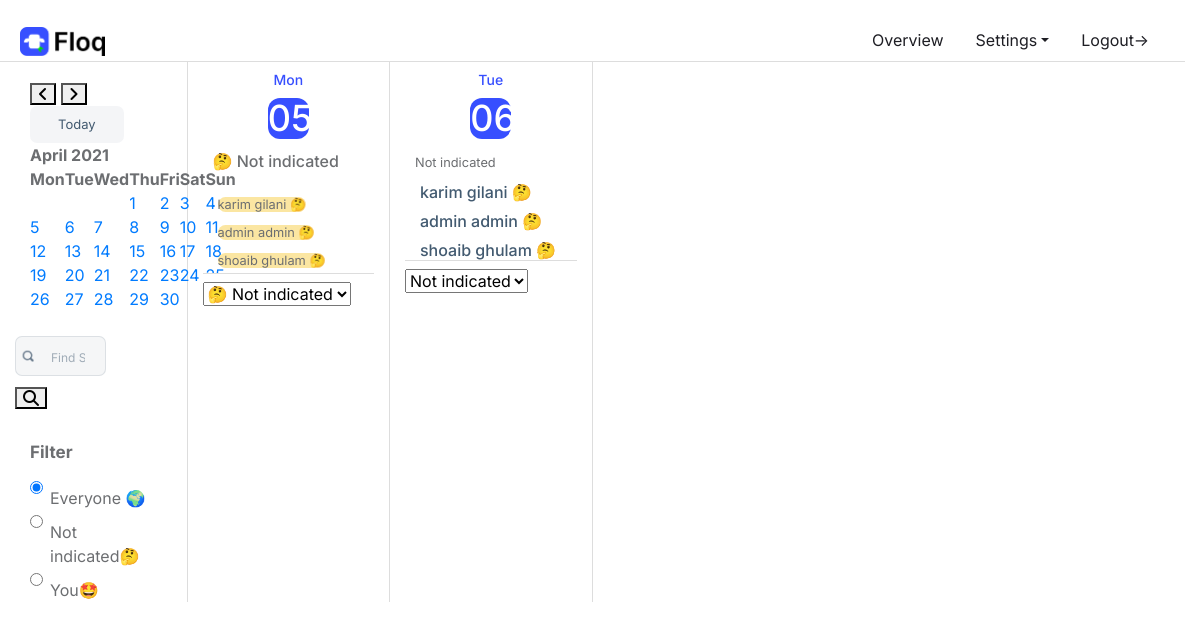
The app's page /overview/ (signed in) with its own data.
### users/models.py (models this page shows, shortened)
class Account(AbstractBaseUser):
	email 					= models.EmailField(verbose_name="email", max_length=60, unique=True)
	first_name				= models.CharField(verbose_name="first_name", max_length=40)
	last_name 				= models.CharField(verbose_name="last_name", max_length=40)
	full_name 				= models.CharField(verbose_name="full_name", max_length=80)
	organization			= models.ForeignKey(Organization, on_delete=models.CASCADE, null=True)
	date_joined				= models.DateTimeField(verbose_name='date joined', auto_now_add=True)
	last_login				= models.DateTimeField(verbose_name='last login', auto_now=True)
	is_admin				= models.BooleanField(default=False)
	is_active				= models.BooleanField(default=True)
	is_staff				= models.BooleanField(default=False)
	is_superuser			= models.BooleanField(default=False)
	USERNAME_FIELD = "email"
	REQUIRED_FIELDS = ["first_name", "last_name",]
	objects = MyAccountManager()

### overview/views.py (the view, shortened to what this page needs)
# urls.py: path('overview/', overview_view, name='overview'),
@login_required
def overview_view(request, year=datetime.now().year, month=datetime.now().month, day=datetime.now().day):
    context = {}
    context['year'] = year
    context['month'] = month
    context['day'] = day
    day1 = datetime(year, month, day)
    context['day1'] = day1.replace(hour=0, minute=0, second=0, microsecond=0, tzinfo=pytz.utc)
    context['day2'] = day1 + timedelta(days=1)
    context['day3'] = day1 + timedelta(days=2)
    context['day4'] = day1 + timedelta(days=3)
    context['day5'] = day1 + timedelta(days=4)
    last_day_current_month = context['day1'].replace(day=1)
    lastMonth = last_day_current_month - timedelta(days=1)
    context['lastMonth'] = lastMonth
    nextMonth = lastMonth + timedelta(days=32)
    context['nextMonth'] = nextMonth.replace(day=1)
    context['today'] = datetime.today()
    context['calendar']  = CustomHTMLCalender().formatmonth(year, month)
    if request.method == 'GET':
        if 'term' in request.GET:
            query_set_full_names = Account.objects.filter(organization_id=request.user.organization_id).filter(
                full_name__icontains=request.GET.get('term'))
            full_names = []
            for full_name in query_set_full_names:
                full_names.append(full_name.full_name)
            return JsonResponse(full_names, safe=False)
        else:
            context['bookings1'] = Booking.objects.filter(
                Q(organization_id=request.user.organization_id) & Q(booking_time__exact=context['day1']))
            context['bookings2'] = Booking.objects.filter(
                Q(organization_id=request.user.organization_id) & Q(booking_time__exact=context['day2']))
            context['bookings3'] = Booking.objects.filter(
                Q(organization_id=request.user.organization_id) & Q(booking_time__exact=context['day3']))
            context['bookings4'] = Booking.objects.filter(
                Q(organization_id=request.user.organization_id) & Q(booking_time__exact=context['day4']))
            context['bookings5'] = Booking.objects.filter(
                Q(organization_id=request.user.organization_id) & Q(booking_time__exact=context['day5']))
            context['offices'] = Office.objects.filter(organization_id__exact=request.user.organization_id)
            all_accounts = Account.objects.filter(organization_id=request.user.organization_id)
            context['non_bookings1'] = all_accounts.exclude(id__in=context['bookings1'].values('account_id'))
            context['non_bookings2'] = all_accounts.exclude(id__in=context['bookings2'].values('account_id'))
            all_locations = Office.objects.filter(organization_id=request.user.organization_id)
            current_location1 = Booking.objects.filter(account_id=request.user.id).filter(
                booking_time__exact=context['day1'])
            if not current_location1:
                context['current_location1'] = {'not_indicated': 'Not indicated'}
                context['other_locations1'] = all_locations
            else:
                context['other_locations1'] = all_locations.exclude(
                    id=current_location1.values('office_id')[0]['office_id'])
                context['current_location1'] = Office.objects.filter(
                    id=current_location1.values('office_id')[0]['office_id'])
            spots_with_bookings1 = Booking.objects.filter(organization_id=request.user.organization_id).filter(booking_time__exact=context['day1']).values('office_id', 'office__office_capacity', 'office__office_name')
            spots_with_bookings1 = spots_with_bookings1.annotate(office_bookings1=Count('office_id'))
            context['spots_with_bookings1'] = spots_with_bookings1.annotate(remaining_spots=F('office__office_capacity') - F('office_bookings1'))
            context['spots_without_bookings1'] = Office.objects.filter(organization_id=request.user.organization_id).exclude(id__in=context['spots_with_bookings1'].values('office_id'))
            print(context['spots_with_bookings1'])
            print(context['spots_without_bookings1'].values())
            current_location2 = Booking.objects.filter(account_id=request.user.id).filter(
                booking_time__exact=context['day2'])
            if not current_location2:
                context['current_location2'] = {'not_indicated': 'Not indicated'}
                context['other_locations2'] = all_locations
            else:
                context['other_locations2'] = all_locations.exclude(
                    id=current_location2.values('office_id')[0]['office_id'])
                context['current_location2'] = Office.objects.filter(
                    id=current_location2.values('office_id')[0]['office_id'])
            return render(request, 'overview/overview.html', context)

### overview/templates/overview/overview.html (shortened to what this page needs)
{% extends "overview/base_overview.html" %}
{% block content %}
    {% load static %}
    <div class="main-content">
        <div class="row">
            <div class="col-lg-2 left-side">
                <div class="left-sidebar">
                    <div style="margin-top: 20px;" class="datecal">
                        <div class="container">
                            <a href="{% url 'overview' year=lastMonth.year month=lastMonth.month day=lastMonth.day %}"
                               id="prev">
                                <button class="fas fa-angle-left"></button>
                            </a>
                            <a href="{% url 'overview' year=nextMonth.year month=nextMonth.month day=nextMonth.day %}"
                               id="next">
                                <button class="fas fa-angle-right"></button>
                            </a>
                            <a href="{% url 'overview' year=today.year month=today.month day=today.day %}"
                               id="prev">
                                <button class="todays">Today</button>
                            </a>
                        </div>
                        {{ calendar|safe }}
                    </div>
                    <div class="row">
                        <form> {% csrf_token %}
                            <div class="find-someone col-sm-9">
                                <input type="text" placeholder="Find Someone" id="search-field">
                            </div>
                            <div class="col-sm-3">
                                <button class="fas fa-search" type="submit"></button>
                            </div>
                        </form>
                    </div>
                </div>
                <div class="filter-check">
                    <span class="filter"> Filter</span>
                    <div class="form-check">
                        <input class="form-check-input" type="radio" name="flexRadioDefault" id="everyone-radio" value="Everyone">
                        <label class="form-check-label" for="flexRadioDefault1">Everyone 🌍</label>
                    </div>
                    <div class="form-check">
                        <input class="form-check-input" type="radio" name="flexRadioDefault" id="flexRadioDefault2"
                               value="Afi">
                        <label class="form-check-label" for="flexRadioDefault2">
                            Not indicated🤔
                        </label>
                    </div>
                    <div class="form-check">
                        <input class="form-check-input" type="radio" name="flexRadioDefault" id="you-radio"
                               value="{{ request.user.id }}">
                        <label class="form-check-label" for="flexRadioDefault2">
                            You🤩
                        </label>
                    </div>
                </div>
            </div>
            <div class="col-md-2 right-side">
                <div class="main-body">
                    <div class="header-timeline">
                        <span class="day" id="weekday-span-1">{{ day1| date:"D" }}</span>
                        <span class="date" id="date-span-1">{{ day1| date:"d" }} </span>
                    </div>
                    <div class="client-list">
                        {% if non_bookings1 %}
                            <p>🤔 Not indicated</p>
                        {% endif %}
                        {% for non_booking1 in non_bookings1 %}
                            <div class="client-item">
                                <div class="client-text">
                                    <small class="name not-indicated-user-element">{{ non_booking1.first_name }} {{ non_booking1.last_name }}
                                        🤔</small>
                                </div>
                            </div>
                        {% endfor %}
                    </div>
                    <div class="client-fixed">
                        <div class="client-office">
                            <form method="post"
                                  action="."> {% csrf_token %}
                                <select class="form-select" id="location-select1" name="booking_selection_1"
                                        aria-label="Default select example">
                                    {% if current_location1 %}
                                        {% if current_location1.not_indicated == 'Not indicated' %}
                                            <option value="{{ current_location1.not_indicated }}"
                                                    selected>🤔 {{ current_location1.not_indicated }}</option>
                                        {% endif %}
                                    {% endif %}
                                </select>
                            </form>
                        </div>
                    </div>
                </div>
            </div>
            <div class="col-md-2 right-side">
                <div class="main-body">
                    <div class="header-timeline">
                        <span class="day" id="weekday-span-1">{{ day2| date:"D" }}</span>
                        <span class="date" id="date-span-1">{{ day2| date:"d" }} </span>
                    </div>
                    <div class="client-list">
                        {% if non_bookings2 %}
                            <small>Not indicated</small><br>
                        {% endif %}
                        {% for non_booking in non_bookings2 %}
                            <div class="client-item">
                                <div class="client-text">
                                    <p class="name">{{ non_booking.first_name }} {{ non_booking.last_name }}
                                        🤔</p>
                                </div>
                            </div>
                        {% endfor %}
                    </div>
                    <div class="client-fixed">
                        <div class="client-office">
                            <form method="post"
                                  action="."> {% csrf_token %}
                                <select class="form-select" id="location-select2" name="booking_selection_1"
                                        aria-label="Default select example">
                                    {% if current_location2 %}
                                        {% if current_location2.not_indicated == 'Not indicated' %}
                                            <option value="{{ current_location2.not_indicated }}"
                                                    selected>{{ current_location2.not_indicated }}</option>
                                        {% else %}
                                            {% for current_selection in current_location2 %}
                                                <option value="{{ current_selection.id }}"
                                                        selected>{{ current_selection.office_name }}</option>
                                            {% endfor %}
                                        {% endif %}
                                    {% endif %}
                                </select>
                            </form>
                        </div>
                    </div>
                </div>
            </div>
        </div>
    </div>
{% endblock content %}
{% block script %}
    <link rel="stylesheet" href="//code.jquery.com/ui/1.12.1/themes/base/jquery-ui.css">
{% endblock script %}

### overview/templates/overview/base_overview.html (shortened to what this page needs)
{% load static %}
<!DOCTYPE html>
<html>
<head>
    <link rel="stylesheet" href="https://stackpath.bootstrapcdn.com/bootstrap/4.4.1/css/bootstrap.min.css"
>
    <link rel="stylesheet" type="text/css" href="{% static 'overview/css/main.css' %}">
</head>
<body>
<div class="container-fluid">
    <div class="row">
        <div class="col-md-12">
            <nav class="nav">
                {% if user.is_authenticated %}
                    <a class="navbar-brand mr-auto" href="{% url 'overview' year=today.year month=today.month day=today.day %}">
                        <img src="{% static 'overview/img/Floq_Logo.png' %}" alt="Floq Logo" width="85px"> </a>
                {% else %}
                    <a class="navbar-brand mr-auto" href="{% url 'landingpage' %}">
                        <img src="{% static 'overview/img/Floq_Logo.png' %}" alt="Floq Logo" width="85px"> </a>
                {% endif %}
                {% if user.is_authenticated %}
                    <a class="nav-link justify-content-end navbar-custom" href="{% url 'overview' year=today.year month=today.month day=today.day %}">Overview</a>
                    <li class="nav-item dropdown">
                        <a class="nav-link dropdown-toggle" href="#" id="navbarDropdownMenuLidnk" data-toggle="dropdown"
                           aria-haspopup="true" aria-expanded="false">Settings</a>
                    </li>
                    <a class="nav-link justify-content-end navbar-custom" href="{% url 'logout' %}">Logout-></a>
                {% else %}
                    <a class="nav-link justify-content-end navbar-custom" href="#">Why floq</a>
                    <a class="nav-link justify-content-end navbar-custom" href="#">About us</a>
                    <a class="nav-link justify-content-end navbar-custom" href="{% url 'login' %}">Login</a>
                {% endif %}
            </nav>
        </div>
    </div>
    {% block content %}
    {% endblock %}
{% block script %}
{% endblock %}
</body>
</html>

### records on screen
Account: first_name "karim", last_name "gilani"
Account: first_name "admin", last_name "admin"
Account: first_name "shoaib", last_name "ghulam"

### other values on screen
{{ calendar|safe }} "April 2021 Mon Tue Wed Thu Fri Sat Sun 1 2 3 4 5 6 7 8 9 10 11 12 13 14 15 16 17 18 19 20 21 22 23 24 26 27 28 29 30"
{{ day1| date:"D" }} "Mon"
{{ day1| date:"d" }} "05"
{{ day2| date:"D" }} "Tue"
{{ day2| date:"d" }} "06"
form field booking_selection_1 "Not indicated"
